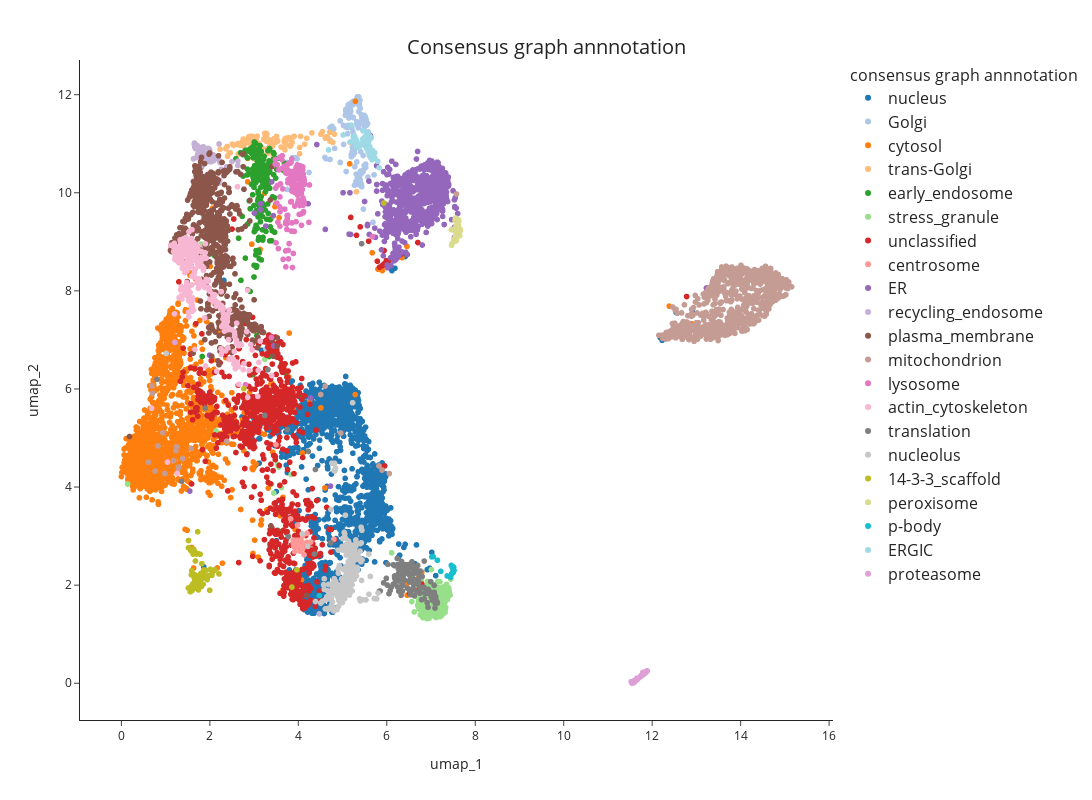

Notebook code cell kept with this figure:
### Code cell
# plot side-by-side
fig1 = px.scatter(
            umap_table,
            x="umap_1",
            y="umap_2",
            hover_name='Gene_name_canonical',
            color="consensus_graph_annnotation",
            #color_continuous_scale=px.colors.cyclical.mygbm[: -1], # small palette (Kibeom)
            #color_discrete_sequence=px.colors.qualitative.Dark24, # Duo: expand the color palette # for more options, see https://plotly.com/python/discrete-color/
            color_discrete_map = color_mapping_Oct25, # Duo: expand the color palette # for more options, see https://plotly.com/python/discrete-color/
            hover_data=None,
            template='simple_white')
fig1.update_traces(marker=dict(size=6))
fig1.update(layout_coloraxis_showscale=False)
fig1.update_layout(width=1200, height=800)
fig1.update_layout(title_text=f"Consensus graph annnotation", title_x=0.5, title_y=0.95, title_font_size=20)
fig1.update_legends(title_text='consensus graph annnotation', title_font_size=16, font_size=16 )

pio.write_html(fig1, file=plot_dir / f"{timestamp}_UMAP_consensus_graph_annnotation.html", auto_open=False)

fig1

### Figure 1 — Plotly figure (JSON) as saved in the notebook; plotly's stock layout.template omitted (floating-point values rounded to 4 significant figures; data arrays with more than 128 entries replaced by an {"elided": "..."} marker saying what was removed)
{"data": [{"hovertemplate": "<b>%{hovertext}</b><br><br>consensus_graph_annnotation=nucleus<br>umap_1=%{x}<br>umap_2=%{y}<extra></extra>", "hovertext": {"elided": "1538 str values"}, "legendgroup": "nucleus", "marker": {"color": "#1f77b4", "size": 6, "symbol": "circle"}, "mode": "markers", "name": "nucleus", "showlegend": true, "type": "scattergl", "x": {"elided": "1538 float values"}, "xaxis": "x", "y": {"elided": "1538 float values"}, "yaxis": "y"}, {"hovertemplate": "<b>%{hovertext}</b><br><br>consensus_graph_annnotation=Golgi<br>umap_1=%{x}<br>umap_2=%{y}<extra></extra>", "hovertext": {"elided": "193 str values"}, "legendgroup": "Golgi", "marker": {"color": "#aec7e8", "size": 6, "symbol": "circle"}, "mode": "markers", "name": "Golgi", "showlegend": true, "type": "scattergl", "x": {"elided": "193 float values"}, "xaxis": "x", "y": {"elided": "193 float values"}, "yaxis": "y"}, {"hovertemplate": "<b>%{hovertext}</b><br><br>consensus_graph_annnotation=cytosol<br>umap_1=%{x}<br>umap_2=%{y}<extra></extra>", "hovertext": {"elided": "1836 str values"}, "legendgroup": "cytosol", "marker": {"color": "#ff7f0e", "size": 6, "symbol": "circle"}, "mode": "markers", "name": "cytosol", "showlegend": true, "type": "scattergl", "x": {"elided": "1836 float values"}, "xaxis": "x", "y": {"elided": "1836 float values"}, "yaxis": "y"}, {"hovertemplate": "<b>%{hovertext}</b><br><br>consensus_graph_annnotation=trans-Golgi<br>umap_1=%{x}<br>umap_2=%{y}<extra></extra>", "hovertext": ["TM9SF2", "TBC1D5", "ACBD3", "ATG9A", "WDFY1", "SPG21", "ANGEL1", "SYNGR2", "TRAPPC8", "SPRYD7", "SNAP47", "ARFIP2", "TRAPPC2L", "SLC12A7", "DTNBP1", "OSBPL11", "SH3GLB1", "PSEN2", "SLC20A2", "LRBA", "TGOLN2", "MFSD4B", "SLC9A6", "TMEM63A", "TRAPPC13", "TMEM87A", "SV2A", "YIPF6", "SORT1", "KIAA0319L", "SYAP1", "SNX8", "GOLM1", "TRAPPC11", "SLC12A4", "KCT2", "LMBRD2", "ARFIP1", "SYNGR1", "ATP7B", "TVP23C", "MDK", "STX16", "C17orf75", "RAB29", "SPRY1", "TRAPPC3", "STX6", "ATP9B", "STX10", "DNAJC13", "VAMP4", "CPD", "SNX4", "TRAPPC2", "M6PR", "OSBP", "CLCN3", "CLCN5", "EFNA5", "ATP7A", "MTMR9", "ATP8A1", "SNX30", "FAM219B", "LRIG1", "AP1AR", "FAM91A1", "NAPG", "PLEKHH3", "TRAPPC6B", "TPRA1", "RAB43", "TRAPPC5", "FAM219A", "FAM177A1", "ARFGAP1", "DAGLB", "PI4K2B", "BLOC1S5", "RAB2B", "TRAPPC12", "GLG1", "TMEM230", "VTI1A", "RAB39B", "ANKRD27", "STX16", "TRAPPC9", "OSBPL9", "SLC35A5", "OSBPL10", "TMEM59", "WDR11", "PRKD2", "RAB33B", "CYSTM1", "HINT3", "RAB6B", "NDFIP2", "SNX7", "MTMR6", "TRAPPC4", "ATP6V0A2", "YIPF1", "TRAPPC1"], "legendgroup": "trans-Golgi", "marker": {"color": "#ffbb78", "size": 6, "symbol": "circle"}, "mode": "markers", "name": "trans-Golgi", "showlegend": true, "type": "scattergl", "x": [4.509, 3.35, 4.816, 2.934, 2.8, 3.105, 4.145, 2.641, 3.241, 3.679, 3.177, 4.626, 3.068, 2.401, 3.431, 3.874, 3.295, 3.696, 2.23, 2.389, 3.776, 2.92, 2.731, 2.671, 3.285, 3.904, 2.762, 3.428, 2.359, 3.777, 4.718, 2.89, 4.306, 3.279, 2.637, 4.05, 2.878, 3.451, 3.002, 3.218, 2.996, 2.459, 2.86, 3.354, 4.779, 2.534, 2.768, 2.783, 3.044, 2.926, 2.752, 3.494, 3.749, 2.868, 2.827, 2.946, 4.712, 2.97, 3.044, 2.997, 2.805, 3.435, 2.932, 2.966, 3.123, 3.61, 2.918, 3.362, 3.535, 2.438, 2.611, 2.727, 3.835, 2.724, 3.507, 4.612, 5.167, 3.274, 3.496, 3.419, 3.861, 3.253, 4.545, 3.688, 3.02, 3.324, 2.969, 5.313, 2.506, 3.712, 4.19, 3.854, 4.029, 3.319, 3.352, 4.661, 3.032, 4.028, 3.723, 3.817, 3.295, 3.372, 2.887, 3.711, 3.295, 2.904], "xaxis": "x", "y": [11.19, 10.89, 11.2, 11.11, 11.06, 11.01, 10.99, 10.79, 11.21, 11.04, 10.92, 11.14, 11.15, 10.75, 10.74, 11.13, 10.81, 10.88, 10.89, 10.94, 11.1, 11.15, 11.04, 10.97, 11.2, 11.15, 11.1, 11.03, 10.9, 11.12, 11.05, 11.06, 11.22, 11.21, 11.0, 11.15, 11.14, 11.1, 10.69, 11.09, 11.09, 10.82, 11.05, 11.07, 11.03, 10.97, 10.95, 11.07, 11.07, 11.11, 11.09, 11.03, 11.1, 11.02, 10.88, 11.11, 11.23, 11.15, 11.09, 11.1, 11.04, 11.04, 11.12, 11.12, 10.99, 10.93, 11.13, 10.97, 11.06, 10.81, 10.99, 10.81, 10.98, 10.97, 11.15, 11.11, 11.03, 11.05, 11.05, 10.95, 11.02, 11.16, 11.25, 11.08, 11.08, 10.82, 11.13, 10.02, 10.99, 11.11, 11.11, 11.03, 10.92, 11.07, 10.94, 11.13, 10.94, 10.8, 10.98, 10.95, 10.89, 10.97, 11.02, 11.04, 11.11, 11.02], "yaxis": "y"}, {"hovertemplate": "<b>%{hovertext}</b><br><br>consensus_graph_annnotation=early_endosome<br>umap_1=%{x}<br>umap_2=%{y}<extra></extra>", "hovertext": {"elided": "223 str values"}, "legendgroup": "early_endosome", "marker": {"color": "#2ca02c", "size": 6, "symbol": "circle"}, "mode": "markers", "name": "early_endosome", "showlegend": true, "type": "scattergl", "x": {"elided": "223 float values"}, "xaxis": "x", "y": {"elided": "223 float values"}, "yaxis": "y"}, {"hovertemplate": "<b>%{hovertext}</b><br><br>consensus_graph_annnotation=stress_granule<br>umap_1=%{x}<br>umap_2=%{y}<extra></extra>", "hovertext": {"elided": "242 str values"}, "legendgroup": "stress_granule", "marker": {"color": "#98df8a", "size": 6, "symbol": "circle"}, "mode": "markers", "name": "stress_granule", "showlegend": true, "type": "scattergl", "x": {"elided": "242 float values"}, "xaxis": "x", "y": {"elided": "242 float values"}, "yaxis": "y"}, {"hovertemplate": "<b>%{hovertext}</b><br><br>consensus_graph_annnotation=unclassified<br>umap_1=%{x}<br>umap_2=%{y}<extra></extra>", "hovertext": {"elided": "873 str values"}, "legendgroup": "unclassified", "marker": {"color": "#d62728", "size": 6, "symbol": "circle"}, "mode": "markers", "name": "unclassified", "showlegend": true, "type": "scattergl", "x": {"elided": "873 float values"}, "xaxis": "x", "y": {"elided": "873 float values"}, "yaxis": "y"}, {"hovertemplate": "<b>%{hovertext}</b><br><br>consensus_graph_annnotation=centrosome<br>umap_1=%{x}<br>umap_2=%{y}<extra></extra>", "hovertext": ["CCP110", "CEP72", "CEP57", "MED4", "ALMS1", "WRAP73", "RNF213", "MPHOSPH9", "CDK5RAP2", "CEP78", "CSPP1", "CEP290", "CEP350", "OFD1", "BBS4", "CEP131", "PCM1", "PCM1", "CCDC14", "CETN3", "CEP152", "PCNT", "CEP43", "CSNK1D", "KIF7", "C2CD3", "ODF2", "CROCC", "CEP350", "CEP135", "TPGS1", "CEP128", "CEP68", "MIB1", "CEP97", "SPICE1", "CNTROB", "NIN", "CEP120", "CEP192", "PIBF1", "TBC1D31", "CCDC138", "CEP63", "AKAP9", "CCDC77", "CEP250", "CEP41", "SSX2IP", "CCDC61"], "legendgroup": "centrosome", "marker": {"color": "#ff9896", "size": 6, "symbol": "circle"}, "mode": "markers", "name": "centrosome", "showlegend": true, "type": "scattergl", "x": [3.893, 3.925, 4.129, 4.032, 4.102, 3.931, 3.888, 4.098, 3.898, 3.825, 3.891, 3.944, 3.495, 3.922, 3.898, 3.973, 3.927, 3.993, 3.92, 4.804, 4.19, 3.966, 3.92, 3.962, 3.907, 4.197, 3.908, 4.09, 3.917, 3.93, 3.982, 3.946, 3.961, 3.984, 3.915, 4.041, 3.993, 4.058, 3.947, 4.146, 3.915, 3.898, 3.958, 4.28, 3.937, 4.059, 3.941, 3.989, 3.92, 3.93], "xaxis": "x", "y": [2.795, 2.861, 2.62, 2.915, 2.744, 2.841, 2.917, 3.002, 2.844, 3.353, 2.847, 2.887, 4.866, 2.832, 2.837, 2.883, 2.911, 2.843, 2.808, 2.935, 2.873, 2.841, 2.819, 2.876, 2.85, 3.054, 2.843, 2.827, 2.817, 2.823, 3.224, 2.861, 2.779, 2.915, 2.684, 2.691, 2.796, 2.759, 2.77, 2.853, 2.854, 2.839, 2.865, 2.878, 2.8, 2.915, 2.784, 2.866, 2.902, 2.874], "yaxis": "y"}, {"hovertemplate": "<b>%{hovertext}</b><br><br>consensus_graph_annnotation=ER<br>umap_1=%{x}<br>umap_2=%{y}<extra></extra>", "hovertext": {"elided": "750 str values"}, "legendgroup": "ER", "marker": {"color": "#9467bd", "size": 6, "symbol": "circle"}, "mode": "markers", "name": "ER", "showlegend": true, "type": "scattergl", "x": {"elided": "750 float values"}, "xaxis": "x", "y": {"elided": "750 float values"}, "yaxis": "y"}, {"hovertemplate": "<b>%{hovertext}</b><br><br>consensus_graph_annnotation=recycling_endosome<br>umap_1=%{x}<br>umap_2=%{y}<extra></extra>", "hovertext": ["GPRC5B", "FCGRT", "CDK16", "NKIRAS2", "CEMIP2", "MYADM", "CERK", "LDLR", "SLC12A6", "SYT1", "SCAMP2", "SERPINF1", "RAB11FIP5", "RALGAPA1", "STX3", "ATP13A3", "SMIM1", "ARHGAP10", "ECE1", "A0A3B3ITR4[p]", "ARL13B", "STEAP3", "ABCB1", "Q59FF5[p];A8CDT9[p]", "A8K6Q8[p];B7Z2I6[p]", "BICD1", "MICALL1", "ATP6V0D1", "PODXL", "ATP11A", "VAMP2", "ITGB1BP1", "SCAMP3", "SCAMP1", "STX7", "ATP9A", "SFN", "SLC1A1", "TRAPPC10", "ADGRE5", "SIRPA", "CSNK1G2", "LRP2", "ATP8B2", "LRP1", "PTPRJ", "ADAM9", "RAB32", "NHERF2", "VAMP3", "RAB11B", "RALGAPA2", "GFOD2", "ANO6", "ATP6V0A1", "WDR44", "COLEC12", "SLC35F1", "RAB11FIP1", "SLCO4C1", "RAB11FIP2", "RALGAPB", "STX12", "LMTK2", "CD302", "SLC35F2", "CMTM4", "CCNY", "ITFG1", "APBB2", "SCAMP4", "CMTM7", "ABHD17A", "CRACR2A", "VAMP8", "SEMA4C", "PACC1", "KIAA1549", "GFOD1", "PODXL2", "MRC2", "LNPEP", "PACSIN3", "ATP11B", "CSNK1G3"], "legendgroup": "recycling_endosome", "marker": {"color": "#c5b0d5", "size": 6, "symbol": "circle"}, "mode": "markers", "name": "recycling_endosome", "showlegend": true, "type": "scattergl", "x": [1.773, 2.012, 1.872, 1.669, 1.728, 2.196, 1.631, 1.961, 1.988, 1.998, 1.969, 2.63, 1.834, 1.713, 1.774, 1.865, 1.838, 1.785, 1.854, 1.675, 1.791, 1.862, 1.734, 1.658, 2.219, 2.415, 1.664, 2.498, 1.744, 1.839, 2.21, 1.723, 2.634, 2.079, 2.078, 1.778, 4.472, 1.853, 2.208, 1.813, 1.967, 1.816, 1.713, 1.85, 1.943, 1.677, 1.736, 1.879, 1.771, 2.46, 2.224, 1.652, 1.833, 1.786, 2.231, 2.08, 1.79, 1.897, 1.84, 2.024, 1.65, 1.734, 2.378, 1.671, 1.997, 1.937, 2.096, 1.898, 2.118, 2.257, 2.077, 1.967, 1.729, 1.885, 2.038, 1.814, 1.962, 1.69, 1.653, 1.78, 1.85, 2.0, 1.88, 1.791, 1.696], "xaxis": "x", "y": [10.81, 10.65, 10.19, 10.98, 10.93, 10.19, 10.69, 10.9, 10.89, 10.87, 10.69, 10.56, 10.83, 10.96, 10.52, 10.93, 10.89, 10.41, 10.7, 10.9, 10.84, 10.6, 10.9, 10.93, 10.43, 9.682, 10.98, 10.64, 10.8, 10.89, 10.66, 10.78, 10.64, 10.68, 10.65, 10.89, 1.414, 10.67, 11.0, 10.87, 10.65, 10.52, 10.96, 10.59, 10.77, 10.98, 10.77, 10.77, 10.55, 10.5, 10.26, 11.0, 10.61, 10.77, 10.62, 10.77, 10.89, 10.74, 10.8, 10.63, 10.98, 10.9, 10.53, 10.99, 10.63, 10.72, 10.29, 10.34, 10.7, 10.48, 10.71, 10.77, 10.91, 10.81, 10.68, 10.9, 10.72, 10.9, 11.02, 10.73, 10.94, 10.73, 10.65, 10.92, 10.72], "yaxis": "y"}, {"hovertemplate": "<b>%{hovertext}</b><br><br>consensus_graph_annnotation=plasma_membrane<br>umap_1=%{x}<br>umap_2=%{y}<extra></extra>", "hovertext": {"elided": "653 str values"}, "legendgroup": "plasma_membrane", "marker": {"color": "#8c564b", "size": 6, "symbol": "circle"}, "mode": "markers", "name": "plasma_membrane", "showlegend": true, "type": "scattergl", "x": {"elided": "653 float values"}, "xaxis": "x", "y": {"elided": "653 float values"}, "yaxis": "y"}, {"hovertemplate": "<b>%{hovertext}</b><br><br>consensus_graph_annnotation=mitochondrion<br>umap_1=%{x}<br>umap_2=%{y}<extra></extra>", "hovertext": {"elided": "864 str values"}, "legendgroup": "mitochondrion", "marker": {"color": "#c49c94", "size": 6, "symbol": "circle"}, "mode": "markers", "name": "mitochondrion", "showlegend": true, "type": "scattergl", "x": {"elided": "864 float values"}, "xaxis": "x", "y": {"elided": "864 float values"}, "yaxis": "y"}, {"hovertemplate": "<b>%{hovertext}</b><br><br>consensus_graph_annnotation=lysosome<br>umap_1=%{x}<br>umap_2=%{y}<extra></extra>", "hovertext": {"elided": "169 str values"}, "legendgroup": "lysosome", "marker": {"color": "#e377c2", "size": 6, "symbol": "circle"}, "mode": "markers", "name": "lysosome", "showlegend": true, "type": "scattergl", "x": {"elided": "169 float values"}, "xaxis": "x", "y": {"elided": "169 float values"}, "yaxis": "y"}, {"hovertemplate": "<b>%{hovertext}</b><br><br>consensus_graph_annnotation=actin_cytoskeleton<br>umap_1=%{x}<br>umap_2=%{y}<extra></extra>", "hovertext": {"elided": "279 str values"}, "legendgroup": "actin_cytoskeleton", "marker": {"color": "#f7b6d2", "size": 6, "symbol": "circle"}, "mode": "markers", "name": "actin_cytoskeleton", "showlegend": true, "type": "scattergl", "x": {"elided": "279 float values"}, "xaxis": "x", "y": {"elided": "279 float values"}, "yaxis": "y"}, {"hovertemplate": "<b>%{hovertext}</b><br><br>consensus_graph_annnotation=translation<br>umap_1=%{x}<br>umap_2=%{y}<extra></extra>", "hovertext": {"elided": "158 str values"}, "legendgroup": "translation", "marker": {"color": "#7f7f7f", "size": 6, "symbol": "circle"}, "mode": "markers", "name": "translation", "showlegend": true, "type": "scattergl", "x": {"elided": "158 float values"}, "xaxis": "x", "y": {"elided": "158 float values"}, "yaxis": "y"}, {"hovertemplate": "<b>%{hovertext}</b><br><br>consensus_graph_annnotation=nucleolus<br>umap_1=%{x}<br>umap_2=%{y}<extra></extra>", "hovertext": {"elided": "207 str values"}, "legendgroup": "nucleolus", "marker": {"color": "#c7c7c7", "size": 6, "symbol": "circle"}, "mode": "markers", "name": "nucleolus", "showlegend": true, "type": "scattergl", "x": {"elided": "207 float values"}, "xaxis": "x", "y": {"elided": "207 float values"}, "yaxis": "y"}, {"hovertemplate": "<b>%{hovertext}</b><br><br>consensus_graph_annnotation=14-3-3_scaffold<br>umap_1=%{x}<br>umap_2=%{y}<extra></extra>", "hovertext": {"elided": "130 str values"}, "legendgroup": "14-3-3_scaffold", "marker": {"color": "#bcbd22", "size": 6, "symbol": "circle"}, "mode": "markers", "name": "14-3-3_scaffold", "showlegend": true, "type": "scattergl", "x": {"elided": "130 float values"}, "xaxis": "x", "y": {"elided": "130 float values"}, "yaxis": "y"}, {"hovertemplate": "<b>%{hovertext}</b><br><br>consensus_graph_annnotation=peroxisome<br>umap_1=%{x}<br>umap_2=%{y}<extra></extra>", "hovertext": ["PEX26", "ACAA1", "ACOX1", "FAR2", "PEX6", "PEX12", "PEX5", "HSD17B4", "SCP2", "CAT", "ACBD5", "FAR1", "B4DL07[p]", "AGPS", "ACOT8", "GNPAT", "ACOX3", "SLC25A17", "PEX1", "PEX14", "ABCD3", "PEX2", "ABCD1", "EPHX2", "PEX3", "EHHADH", "TYSND1", "DECR2", "GSTK1", "ECI2", "ACAD11", "TMEM135", "LONP2", "PEX13", "PAFAH2", "PECR", "PXMP2", "HACL1", "CROT", "PEX16"], "legendgroup": "peroxisome", "marker": {"color": "#dbdb8d", "size": 6, "symbol": "circle"}, "mode": "markers", "name": "peroxisome", "showlegend": true, "type": "scattergl", "x": [7.63, 7.542, 7.611, 7.664, 7.534, 7.622, 7.466, 7.574, 7.52, 7.533, 7.575, 7.571, 7.517, 7.581, 7.622, 7.579, 7.662, 7.621, 7.569, 7.566, 7.559, 7.649, 7.572, 7.476, 7.544, 7.619, 7.657, 7.568, 7.458, 7.513, 7.604, 7.587, 7.646, 7.627, 7.554, 7.583, 7.532, 7.573, 7.619, 7.554], "xaxis": "x", "y": [9.136, 9.278, 9.166, 9.25, 9.025, 9.146, 8.931, 9.063, 9.05, 9.235, 9.317, 9.21, 9.005, 9.099, 9.45, 9.185, 9.231, 9.339, 9.02, 9.166, 9.11, 9.124, 9.045, 8.967, 9.434, 9.428, 9.23, 9.331, 9.245, 9.248, 9.453, 9.119, 9.191, 9.423, 9.049, 9.291, 9.067, 9.195, 9.149, 9.485], "yaxis": "y"}, {"hovertemplate": "<b>%{hovertext}</b><br><br>consensus_graph_annnotation=p-body<br>umap_1=%{x}<br>umap_2=%{y}<extra></extra>", "hovertext": ["EIF4ENIF1", "LSM5", "LSM1", "LSM3", "LSM14B", "EDC4", "Q6ZMY0[p]", "PATL1", "DCP2", "DCP1B", "XRN1", "LSM14A", "EDC3", "LSM14B", "YTHDC2", "DCP1A", "LSM2", "MARF1"], "legendgroup": "p-body", "marker": {"color": "#17becf", "size": 6, "symbol": "circle"}, "mode": "markers", "name": "p-body", "showlegend": true, "type": "scattergl", "x": [7.473, 7.145, 7.482, 7.049, 7.365, 7.52, 7.22, 7.486, 7.504, 7.51, 7.501, 7.467, 7.498, 4.475, 7.442, 7.497, 7.019, 7.459], "xaxis": "x", "y": [2.242, 2.507, 2.359, 2.582, 2.187, 2.3, 2.282, 2.381, 2.351, 2.365, 2.256, 2.232, 2.321, 1.786, 2.162, 2.328, 2.577, 2.403], "yaxis": "y"}, {"hovertemplate": "<b>%{hovertext}</b><br><br>consensus_graph_annnotation=ERGIC<br>umap_1=%{x}<br>umap_2=%{y}<extra></extra>", "hovertext": ["SREBF2", "LMAN1", "DESI2", "TMED10", "TMED9", "EGFL7", "COPZ1", "COPG2", "TRIM27", "IER3IP1", "ERP44", "LMAN2", "ERGIC3", "LYSMD3", "RAB3B", "ARCN1", "METTL9", "TRIM4", "YIPF5", "B4DSQ5[p]", "GPR89B", "ERGIC1", "RAB3GAP1", "SEC31A", "COPB2", "SEC22B", "SLC39A11", "COPE", "BET1", "RER1", "SEC22B", "SEC24D", "SEC24A", "ARF4", "COPB1", "COPA", "SCAP", "TMED1", "TMED2", "SAR1B", "YIF1B", "PIGG", "RABL3", "SAR1A", "TMED4", "MTMR14", "MCFD2", "CHPT1", "SCFD1", "LMAN2L", "RAB3GAP2", "RAB18", "MTMR4", "TMED5", "COPG1"], "legendgroup": "ERGIC", "marker": {"color": "#9edae5", "size": 6, "symbol": "circle"}, "mode": "markers", "name": "ERGIC", "showlegend": true, "type": "scattergl", "x": [5.648, 5.692, 5.586, 5.667, 5.649, 5.599, 5.284, 5.272, 5.178, 5.575, 5.657, 5.647, 5.538, 5.558, 5.825, 5.301, 5.454, 5.622, 5.4, 5.527, 5.615, 5.727, 5.259, 5.196, 5.296, 5.718, 5.798, 5.271, 5.468, 5.475, 5.578, 5.385, 5.359, 5.241, 5.274, 5.319, 5.557, 5.676, 5.644, 5.305, 5.536, 5.673, 5.707, 5.63, 5.492, 4.683, 5.688, 5.016, 5.539, 5.704, 5.316, 5.64, 5.608, 5.729, 5.29], "xaxis": "x", "y": [11.12, 10.7, 11.02, 10.67, 10.8, 11.17, 11.11, 11.15, 11.04, 10.88, 10.78, 10.82, 11.1, 11.12, 10.51, 11.09, 11.09, 11.1, 10.99, 11.13, 10.94, 10.82, 11.08, 11.38, 11.08, 10.82, 10.64, 11.11, 11.26, 11.02, 10.83, 10.94, 10.92, 11.15, 11.1, 11.06, 11.23, 10.74, 10.77, 10.95, 11.17, 10.87, 10.74, 10.88, 11.12, 10.87, 10.8, 11.18, 10.91, 10.8, 11.06, 10.81, 10.75, 10.71, 11.11], "yaxis": "y"}, {"hovertemplate": "<b>%{hovertext}</b><br><br>consensus_graph_annnotation=proteasome<br>umap_1=%{x}<br>umap_2=%{y}<extra></extra>", "hovertext": ["PSMD13", "ZFAND5", "PSME3IP1", "RAD23A", "PSMG3", "PSMA2", "TCP11L2", "PSME2", "PSMC6", "NUB1", "PSMA7", "PSME1", "BAG1", "PSMD12", "PSMA5", "PSMC5", "PSMB2", "PSMC3", "PSMA3", "PSMA6", "PSMB4", "PSMC2", "PSMD14", "PSMB3", "PSMC4", "PSMG1", "TCP11L1", "UBQLN2", "PSMB7", "UBFD1", "PSMD11", "PSMD3", "TXNL1", "PSMA1", "PSMA4", "PSMB6", "PSMB5", "PSMD7", "USP14", "RAD23B", "PSMD4", "PSME3", "PSMC1", "UBE3A", "PSMD2", "PSME4", "PSMD6", "UBE3C", "ADRM1", "PSMB1", "AKIRIN2", "PSMG4", "UCHL5", "UCHL5", "DDI2", "PSMD4", "ECPAS", "PSME3", "ZFAND6", "UBR7", "AFG2A", "UBLCP1", "PSMG2", "NGLY1", "PSMD1", "PITHD1", "RNF181", "POMP", "USP15", "RNF115", "PSMD8", "PSMC3"], "legendgroup": "proteasome", "marker": {"color": "#de9ed6", "size": 6, "symbol": "circle"}, "mode": "markers", "name": "proteasome", "showlegend": true, "type": "scattergl", "x": [11.88, 11.66, 11.61, 11.62, 11.66, 11.85, 11.62, 11.79, 11.84, 11.61, 11.8, 11.86, 11.6, 11.86, 11.78, 11.89, 11.84, 11.58, 11.83, 11.85, 11.86, 11.81, 11.85, 11.85, 11.86, 11.78, 11.59, 11.79, 11.84, 11.62, 11.87, 11.81, 11.59, 11.84, 11.82, 11.79, 11.83, 11.87, 11.8, 11.84, 11.81, 1.209, 11.82, 11.62, 11.81, 11.74, 11.79, 11.81, 11.83, 11.85, 11.63, 11.61, 11.83, 11.6, 11.52, 11.86, 11.73, 11.76, 11.61, 11.65, 11.69, 11.67, 11.75, 11.59, 11.89, 11.55, 11.56, 11.63, 11.59, 11.78, 11.87, 11.85], "xaxis": "x", "y": [0.2488, 0.07822, 0.04615, 0.05686, 0.08809, 0.2317, 0.05008, 0.1776, 0.2141, 0.04535, 0.1914, 0.2335, 0.0378, 0.237, 0.1656, 0.2541, 0.2174, 0.02476, 0.2045, 0.2229, 0.2281, 0.1876, 0.2263, 0.2238, 0.2286, 0.1735, 0.04012, 0.2208, 0.2185, 0.05165, 0.2423, 0.1932, 0.01328, 0.2097, 0.1993, 0.1717, 0.2054, 0.239, 0.1795, 0.2151, 0.1924, 6.95, 0.2001, 0.04515, 0.1845, 0.1388, 0.1763, 0.1922, 0.1982, 0.227, 0.05831, 0.05152, 0.208, 0.04524, 0.03259, 0.2343, 0.1351, 0.1665, 0.03904, 0.1007, 0.101, 0.08963, 0.1427, 0.04901, 0.2488, 0, 0.02088, 0.0576, 0.03839, 0.1818, 0.2418, 0.2248], "yaxis": "y"}], "layout": {"coloraxis": {"showscale": false}, "height": 800, "legend": {"font": {"size": 16}, "title": {"font": {"size": 16}, "text": "consensus graph annnotation"}, "tracegroupgap": 0}, "margin": {"t": 60}, "title": {"font": {"size": 20}, "text": "Consensus graph annnotation", "x": 0.5, "y": 0.95}, "width": 1200, "xaxis": {"anchor": "y", "domain": [0, 1], "title": {"text": "umap_1"}}, "yaxis": {"anchor": "x", "domain": [0, 1], "title": {"text": "umap_2"}}}}
